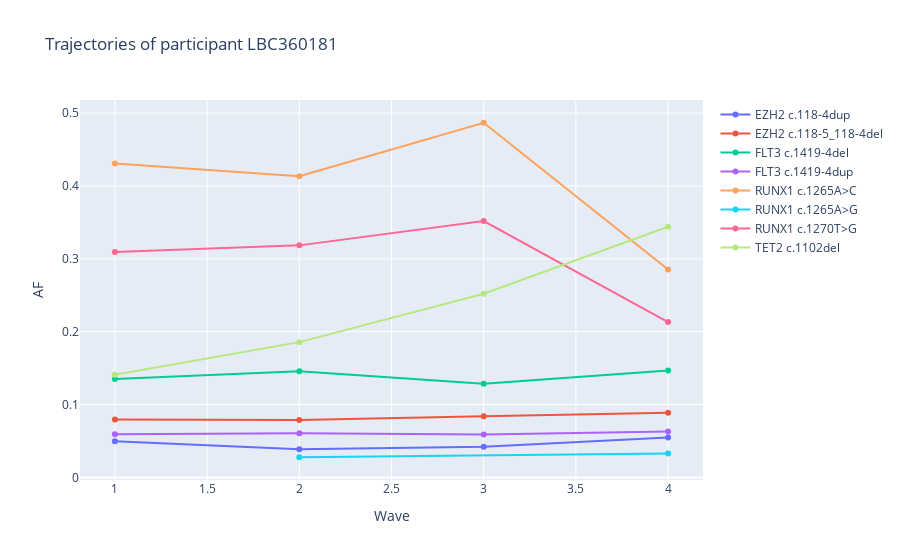

Notebook code cell kept with this figure:
### Markdown cell above
# Modeling clonal expansion *a la blundell*

We should be able too check that for each mutation, at least within a sample, local ratio
$$\frac{G_c}{AF_c}\sim \lambda r s$$
should be constant.

Let's have a look at the TET2 mutation of sample 'LBC360181'.

### Code cell
plot_id (lbc,'LBC360181')

### Figure 1 — Plotly figure (JSON) as saved in the notebook; plotly's stock layout.template omitted (floating-point values rounded to 4 significant figures)
{"data": [{"mode": "lines+markers", "name": "EZH2 c.118-4dup", "type": "scatter", "x": [1, 2, 3, 4], "y": [0.0495, 0.0387, 0.0422, 0.0549]}, {"mode": "lines+markers", "name": "EZH2 c.118-5_118-4del", "type": "scatter", "x": [1, 2, 3, 4], "y": [0.0794, 0.0789, 0.084, 0.0887]}, {"mode": "lines+markers", "name": "FLT3 c.1419-4del", "type": "scatter", "x": [1, 2, 3, 4], "y": [0.135, 0.1457, 0.1286, 0.1468]}, {"mode": "lines+markers", "name": "FLT3 c.1419-4dup", "type": "scatter", "x": [1, 2, 3, 4], "y": [0.0592, 0.0607, 0.059, 0.0631]}, {"mode": "lines+markers", "name": "RUNX1 c.1265A>C", "type": "scatter", "x": [1, 2, 3, 4], "y": [0.4308, 0.4135, 0.4868, 0.2855]}, {"mode": "lines+markers", "name": "RUNX1 c.1265A>G", "type": "scatter", "x": [2, 4], "y": [0.0277, 0.033]}, {"mode": "lines+markers", "name": "RUNX1 c.1270T>G", "type": "scatter", "x": [1, 2, 3, 4], "y": [0.3093, 0.3185, 0.3519, 0.2133]}, {"mode": "lines+markers", "name": "TET2 c.1102del", "type": "scatter", "x": [1, 2, 3, 4], "y": [0.141, 0.1857, 0.2521, 0.3441]}], "layout": {"title": {"text": "Trajectories of participant LBC360181"}, "xaxis": {"title": {"text": "Wave"}}, "yaxis": {"title": {"text": "AF"}}}}
